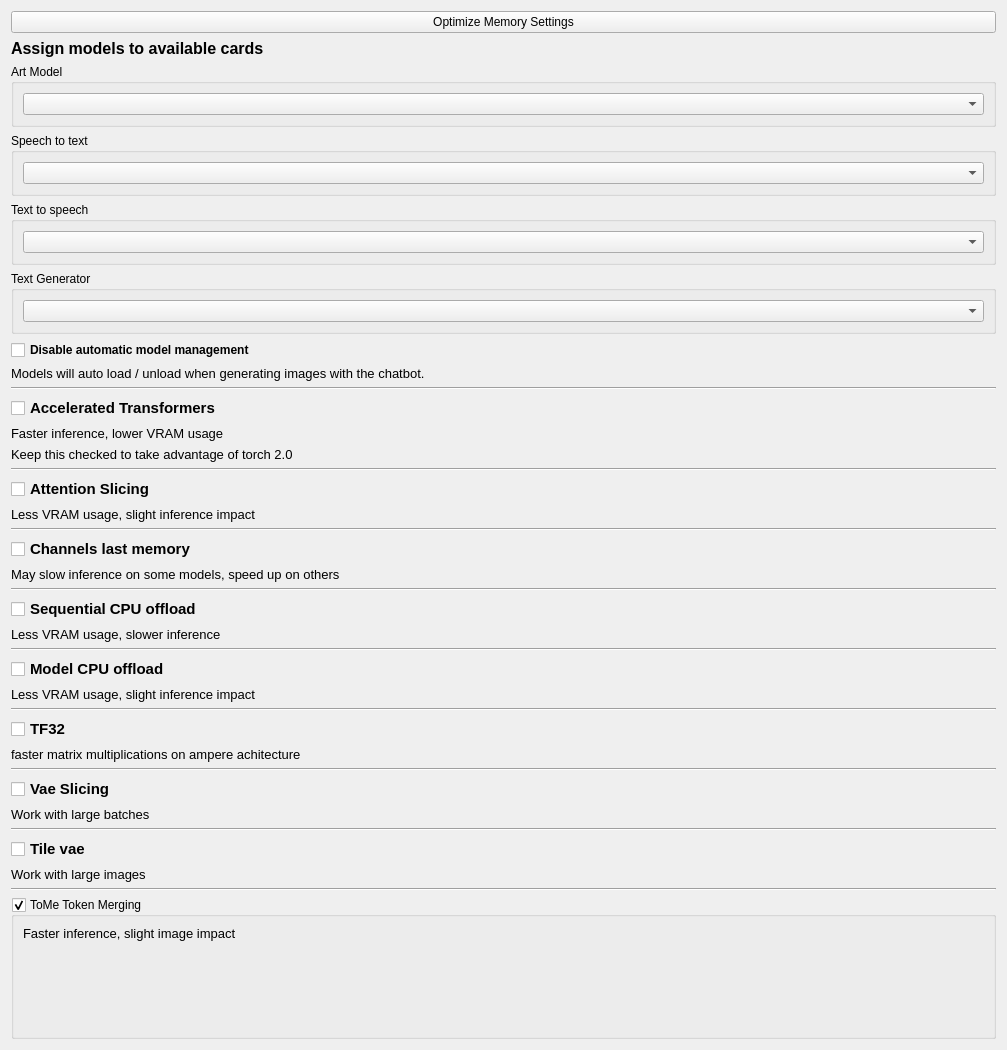
<?xml version="1.0" encoding="UTF-8"?>
<ui version="4.0">
 <class>memory_preferences</class>
 <widget class="QWidget" name="memory_preferences">
  <property name="geometry">
   <rect>
    <x>0</x>
    <y>0</y>
    <width>1007</width>
    <height>1050</height>
   </rect>
  </property>
  <property name="windowTitle">
   <string>Form</string>
  </property>
  <layout class="QGridLayout" name="gridLayout">
   <item row="5" column="0" colspan="5">
    <widget class="Line" name="line_7">
     <property name="orientation">
      <enum>Qt::Orientation::Horizontal</enum>
     </property>
    </widget>
   </item>
   <item row="28" column="0" colspan="5">
    <widget class="Line" name="line_2">
     <property name="orientation">
      <enum>Qt::Orientation::Horizontal</enum>
     </property>
    </widget>
   </item>
   <item row="12" column="0" colspan="5">
    <widget class="Line" name="line_8">
     <property name="orientation">
      <enum>Qt::Orientation::Horizontal</enum>
     </property>
    </widget>
   </item>
   <item row="25" column="0" colspan="5">
    <widget class="Line" name="line">
     <property name="orientation">
      <enum>Qt::Orientation::Horizontal</enum>
     </property>
    </widget>
   </item>
   <item row="29" column="0" colspan="3">
    <widget class="QCheckBox" name="enable_model_cpu_offload">
     <property name="font">
      <font>
       <pointsize>11</pointsize>
       <bold>true</bold>
      </font>
     </property>
     <property name="toolTip">
      <string>&lt;html&gt;&lt;head/&gt;&lt;body&gt;&lt;p&gt;&lt;span style=&quot; font-weight:400;&quot;&gt;Use with attention slicing for lower memory consumption.&lt;/span&gt;&lt;/p&gt;&lt;p&gt;&lt;span style=&quot; font-weight:400;&quot;&gt;Moves whole models to the GPU, instead of handling each model’s constituent &lt;/span&gt;&lt;span style=&quot; font-weight:400; font-style:italic;&quot;&gt;modules&lt;/span&gt;&lt;span style=&quot; font-weight:400;&quot;&gt;. This results in a negligible impact on inference time (compared with moving the pipeline to &lt;/span&gt;&lt;span style=&quot; font-family:'monospace'; font-weight:400;&quot;&gt;cuda&lt;/span&gt;&lt;span style=&quot; font-weight:400;&quot;&gt;), while still providing some memory savings.&lt;/span&gt;&lt;/p&gt;&lt;/body&gt;&lt;/html&gt;</string>
     </property>
     <property name="text">
      <string>Model CPU offload</string>
     </property>
    </widget>
   </item>
   <item row="35" column="0" colspan="2">
    <widget class="QCheckBox" name="use_enable_vae_slicing">
     <property name="font">
      <font>
       <pointsize>11</pointsize>
       <bold>true</bold>
      </font>
     </property>
     <property name="toolTip">
      <string>&lt;html&gt;&lt;head/&gt;&lt;body&gt;&lt;p&gt;&lt;span style=&quot; font-weight:400;&quot;&gt;Use with Attention Slicing or Xformers&lt;/span&gt;&lt;/p&gt;&lt;p&gt;&lt;span style=&quot; font-weight:400;&quot;&gt;Decode large batches of images with limited VRAM, or to enable batches with 32 images or more.&lt;/span&gt;&lt;/p&gt;&lt;/body&gt;&lt;/html&gt;</string>
     </property>
     <property name="text">
      <string>Vae Slicing</string>
     </property>
    </widget>
   </item>
   <item row="14" column="0" rowspan="2" colspan="2">
    <widget class="QCheckBox" name="use_attention_slicing">
     <property name="font">
      <font>
       <pointsize>11</pointsize>
       <bold>true</bold>
      </font>
     </property>
     <property name="toolTip">
      <string>&lt;html&gt;&lt;head/&gt;&lt;body&gt;&lt;p&gt;&lt;span style=&quot; font-weight:400;&quot;&gt;Perform computation in steps instead of all at once.&lt;/span&gt;&lt;/p&gt;&lt;p&gt;&lt;span style=&quot; font-weight:400;&quot;&gt;About 10% slower inference times.&lt;/span&gt;&lt;/p&gt;&lt;p&gt;&lt;span style=&quot; font-weight:400;&quot;&gt;Uses as little as 3.2 GB of VRAM.&lt;/span&gt;&lt;/p&gt;&lt;/body&gt;&lt;/html&gt;</string>
     </property>
     <property name="text">
      <string>Attention Slicing</string>
     </property>
    </widget>
   </item>
   <item row="38" column="0" colspan="2">
    <widget class="QCheckBox" name="use_tiled_vae">
     <property name="font">
      <font>
       <pointsize>11</pointsize>
       <bold>true</bold>
      </font>
     </property>
     <property name="toolTip">
      <string>&lt;html&gt;&lt;head/&gt;&lt;body&gt;&lt;p&gt;&lt;span style=&quot; font-weight:400;&quot;&gt;Use with Attention Slicing or Xformers&lt;/span&gt;&lt;/p&gt;&lt;p&gt;&lt;span style=&quot; font-weight:400;&quot;&gt;Makes it possible to work with large images on limited VRAM. Splits image into overlapping tiles, decodes tiles, blends outputs to make final image.&lt;/span&gt;&lt;/p&gt;&lt;/body&gt;&lt;/html&gt;</string>
     </property>
     <property name="text">
      <string>Tile vae</string>
     </property>
    </widget>
   </item>
   <item row="36" column="0" colspan="2">
    <widget class="QLabel" name="label_6">
     <property name="font">
      <font>
       <pointsize>10</pointsize>
       <italic>false</italic>
      </font>
     </property>
     <property name="text">
      <string>Work with large batches</string>
     </property>
     <property name="indent">
      <number>-1</number>
     </property>
    </widget>
   </item>
   <item row="2" column="0" colspan="5">
    <layout class="QVBoxLayout" name="verticalLayout">
     <item>
      <widget class="QGroupBox" name="groupBox">
       <property name="title">
        <string>Art Model</string>
       </property>
       <layout class="QGridLayout" name="gridLayout_3">
        <item row="0" column="0">
         <widget class="QComboBox" name="sd_combobox"/>
        </item>
       </layout>
      </widget>
     </item>
     <item>
      <widget class="QGroupBox" name="groupBox_4">
       <property name="title">
        <string>Speech to text</string>
       </property>
       <layout class="QGridLayout" name="gridLayout_6">
        <item row="0" column="0">
         <widget class="QComboBox" name="stt_combobox"/>
        </item>
       </layout>
      </widget>
     </item>
     <item>
      <widget class="QGroupBox" name="groupBox_3">
       <property name="title">
        <string>Text to speech</string>
       </property>
       <layout class="QGridLayout" name="gridLayout_5">
        <item row="0" column="0">
         <widget class="QComboBox" name="tts_combobox"/>
        </item>
       </layout>
      </widget>
     </item>
     <item>
      <widget class="QGroupBox" name="groupBox_2">
       <property name="title">
        <string>Text Generator</string>
       </property>
       <layout class="QGridLayout" name="gridLayout_4">
        <item row="0" column="0">
         <widget class="QComboBox" name="llm_combobox"/>
        </item>
       </layout>
      </widget>
     </item>
    </layout>
   </item>
   <item row="1" column="0" colspan="5">
    <widget class="QLabel" name="label_11">
     <property name="font">
      <font>
       <pointsize>12</pointsize>
       <bold>true</bold>
      </font>
     </property>
     <property name="text">
      <string>Assign models to available cards</string>
     </property>
    </widget>
   </item>
   <item row="10" column="0" colspan="5">
    <widget class="QLabel" name="label_9">
     <property name="font">
      <font>
       <pointsize>10</pointsize>
      </font>
     </property>
     <property name="text">
      <string>Keep this checked to take advantage of torch 2.0</string>
     </property>
    </widget>
   </item>
   <item row="20" column="0" rowspan="2" colspan="4">
    <widget class="QCheckBox" name="use_lastchannels">
     <property name="font">
      <font>
       <pointsize>11</pointsize>
       <bold>true</bold>
      </font>
     </property>
     <property name="toolTip">
      <string>&lt;html&gt;&lt;head/&gt;&lt;body&gt;&lt;p&gt;&lt;span style=&quot; font-weight:400;&quot;&gt;Alternative way of ordering NCHW tensors in memory preserving dimensions ordering. Channels last tensors ordered in such a way that channels become the densest dimension (aka storing images pixel-per-pixel). &lt;/span&gt;&lt;/p&gt;&lt;p&gt;&lt;span style=&quot; font-weight:400;&quot;&gt;Since not all operators currently support channels last format it may result in a worst performance, so it’s better to try it and see if it works for your model.&lt;/span&gt;&lt;/p&gt;&lt;/body&gt;&lt;/html&gt;</string>
     </property>
     <property name="text">
      <string>Channels last memory</string>
     </property>
    </widget>
   </item>
   <item row="32" column="0" colspan="2">
    <widget class="QCheckBox" name="use_tf32">
     <property name="font">
      <font>
       <pointsize>11</pointsize>
       <bold>true</bold>
      </font>
     </property>
     <property name="toolTip">
      <string>&lt;html&gt;&lt;head/&gt;&lt;body&gt;&lt;p&gt;&lt;span style=&quot; font-weight:400;&quot;&gt;On Ampere and later CUDA devices matrix multiplications and convolutions can use the TensorFloat32 (TF32) mode for faster but slightly less accurate computations.&lt;/span&gt;&lt;/p&gt;&lt;/body&gt;&lt;/html&gt;</string>
     </property>
     <property name="text">
      <string>TF32</string>
     </property>
    </widget>
   </item>
   <item row="27" column="0" colspan="5">
    <widget class="QLabel" name="label">
     <property name="font">
      <font>
       <pointsize>10</pointsize>
       <italic>false</italic>
      </font>
     </property>
     <property name="text">
      <string>Less VRAM usage, slower inference</string>
     </property>
     <property name="indent">
      <number>-1</number>
     </property>
    </widget>
   </item>
   <item row="30" column="0" colspan="5">
    <widget class="QLabel" name="label_2">
     <property name="font">
      <font>
       <pointsize>10</pointsize>
       <italic>false</italic>
      </font>
     </property>
     <property name="text">
      <string>Less VRAM usage, slight inference impact</string>
     </property>
     <property name="indent">
      <number>-1</number>
     </property>
    </widget>
   </item>
   <item row="6" column="0" colspan="5">
    <widget class="QCheckBox" name="use_accelerated_transformers">
     <property name="font">
      <font>
       <pointsize>11</pointsize>
       <bold>true</bold>
      </font>
     </property>
     <property name="toolTip">
      <string>&lt;html&gt;&lt;head/&gt;&lt;body&gt;&lt;p&gt;&lt;span style=&quot; font-weight:400;&quot;&gt;Optimized and memory-efficient attention implementation.&lt;/span&gt;&lt;/p&gt;&lt;/body&gt;&lt;/html&gt;</string>
     </property>
     <property name="text">
      <string>Accelerated Transformers</string>
     </property>
    </widget>
   </item>
   <item row="40" column="0" colspan="5">
    <widget class="Line" name="line_9">
     <property name="orientation">
      <enum>Qt::Orientation::Horizontal</enum>
     </property>
    </widget>
   </item>
   <item row="39" column="0" colspan="2">
    <widget class="QLabel" name="label_7">
     <property name="font">
      <font>
       <pointsize>10</pointsize>
       <italic>false</italic>
      </font>
     </property>
     <property name="text">
      <string>Work with large images</string>
     </property>
     <property name="indent">
      <number>-1</number>
     </property>
    </widget>
   </item>
   <item row="19" column="0" colspan="5">
    <widget class="Line" name="line_4">
     <property name="orientation">
      <enum>Qt::Orientation::Horizontal</enum>
     </property>
    </widget>
   </item>
   <item row="3" column="0">
    <widget class="QCheckBox" name="prevent_unload_on_llm_image_generation">
     <property name="font">
      <font>
       <bold>true</bold>
      </font>
     </property>
     <property name="text">
      <string>Disable automatic model management</string>
     </property>
    </widget>
   </item>
   <item row="26" column="0" colspan="5">
    <widget class="QCheckBox" name="use_enable_sequential_cpu_offload">
     <property name="font">
      <font>
       <pointsize>11</pointsize>
       <bold>true</bold>
      </font>
     </property>
     <property name="toolTip">
      <string>&lt;html&gt;&lt;head/&gt;&lt;body&gt;&lt;p&gt;&lt;span style=&quot; font-weight:400;&quot;&gt;Use with &lt;/span&gt;attention slicing&lt;span style=&quot; font-weight:400;&quot;&gt; for lower memory consumption.&lt;/span&gt;&lt;/p&gt;&lt;p&gt;&lt;span style=&quot; font-weight:400;&quot;&gt;Offloads the weights to CPU and only load them to GPU when performing the forward pass for memory savings.&lt;/span&gt;&lt;/p&gt;&lt;/body&gt;&lt;/html&gt;</string>
     </property>
     <property name="text">
      <string>Sequential CPU offload</string>
     </property>
    </widget>
   </item>
   <item row="41" column="0" colspan="5">
    <widget class="QGroupBox" name="use_tome">
     <property name="sizePolicy">
      <sizepolicy hsizetype="Preferred" vsizetype="MinimumExpanding">
       <horstretch>0</horstretch>
       <verstretch>75</verstretch>
      </sizepolicy>
     </property>
     <property name="toolTip">
      <string>Merge redundant tokens for faster inference. May result in slight reduction in image quality.</string>
     </property>
     <property name="title">
      <string>ToMe Token Merging</string>
     </property>
     <property name="checkable">
      <bool>true</bool>
     </property>
     <layout class="QGridLayout" name="gridLayout_2">
      <item row="1" column="0">
       <widget class="SliderWidget" name="tome_sd_ratio" native="true">
        <property name="minimumSize">
         <size>
          <width>0</width>
          <height>20</height>
         </size>
        </property>
        <property name="label_text" stdset="0">
         <string>Ratio</string>
        </property>
        <property name="slider_callback" stdset="0">
         <string notr="true">tome_sd_ratio_value_change</string>
        </property>
        <property name="current_value" stdset="0">
         <number>1000</number>
        </property>
        <property name="slider_maximum" stdset="0">
         <number>1000</number>
        </property>
        <property name="spinbox_maximum" stdset="0">
         <double>1.000000000000000</double>
        </property>
        <property name="display_as_float" stdset="0">
         <bool>true</bool>
        </property>
        <property name="spinbox_single_step" stdset="0">
         <double>0.010000000000000</double>
        </property>
        <property name="spinbox_page_step" stdset="0">
         <double>0.100000000000000</double>
        </property>
        <property name="spinbox_minimum" stdset="0">
         <double>0.000000000000000</double>
        </property>
        <property name="slider_minimum" stdset="0">
         <number>0</number>
        </property>
        <property name="settings_property" stdset="0">
         <string>memory_settings.tome_sd_ratio</string>
        </property>
       </widget>
      </item>
      <item row="0" column="0">
       <widget class="QLabel" name="label_10">
        <property name="font">
         <font>
          <pointsize>10</pointsize>
         </font>
        </property>
        <property name="text">
         <string>Faster inference, slight image impact</string>
        </property>
       </widget>
      </item>
      <item row="2" column="0">
       <spacer name="verticalSpacer">
        <property name="orientation">
         <enum>Qt::Orientation::Vertical</enum>
        </property>
        <property name="sizeHint" stdset="0">
         <size>
          <width>624</width>
          <height>13</height>
         </size>
        </property>
       </spacer>
      </item>
     </layout>
    </widget>
   </item>
   <item row="8" column="0" colspan="5">
    <widget class="QLabel" name="label_8">
     <property name="font">
      <font>
       <pointsize>10</pointsize>
       <italic>false</italic>
      </font>
     </property>
     <property name="text">
      <string>Faster inference, lower VRAM usage</string>
     </property>
     <property name="indent">
      <number>-1</number>
     </property>
    </widget>
   </item>
   <item row="17" column="0" colspan="5">
    <widget class="QLabel" name="label_4">
     <property name="font">
      <font>
       <pointsize>10</pointsize>
       <italic>false</italic>
      </font>
     </property>
     <property name="text">
      <string>Less VRAM usage, slight inference impact</string>
     </property>
     <property name="indent">
      <number>-1</number>
     </property>
    </widget>
   </item>
   <item row="23" column="0" colspan="5">
    <widget class="QLabel" name="label_3">
     <property name="font">
      <font>
       <pointsize>10</pointsize>
       <italic>false</italic>
      </font>
     </property>
     <property name="text">
      <string>May slow inference on some models, speed up on others</string>
     </property>
     <property name="indent">
      <number>-1</number>
     </property>
    </widget>
   </item>
   <item row="34" column="0" colspan="5">
    <widget class="Line" name="line_5">
     <property name="orientation">
      <enum>Qt::Orientation::Horizontal</enum>
     </property>
    </widget>
   </item>
   <item row="33" column="0" colspan="5">
    <widget class="QLabel" name="label_5">
     <property name="font">
      <font>
       <pointsize>10</pointsize>
       <italic>false</italic>
      </font>
     </property>
     <property name="text">
      <string>faster matrix multiplications on ampere achitecture</string>
     </property>
     <property name="indent">
      <number>-1</number>
     </property>
    </widget>
   </item>
   <item row="31" column="0" colspan="5">
    <widget class="Line" name="line_3">
     <property name="orientation">
      <enum>Qt::Orientation::Horizontal</enum>
     </property>
    </widget>
   </item>
   <item row="37" column="0" colspan="5">
    <widget class="Line" name="line_6">
     <property name="orientation">
      <enum>Qt::Orientation::Horizontal</enum>
     </property>
    </widget>
   </item>
   <item row="0" column="0" colspan="5">
    <widget class="QPushButton" name="optimize_memory_button">
     <property name="text">
      <string>Optimize Memory Settings</string>
     </property>
    </widget>
   </item>
   <item row="4" column="0" colspan="5">
    <widget class="QLabel" name="label_12">
     <property name="font">
      <font>
       <pointsize>10</pointsize>
      </font>
     </property>
     <property name="text">
      <string>Models will auto load / unload when generating images with the chatbot.</string>
     </property>
    </widget>
   </item>
  </layout>
 </widget>
 <customwidgets>
  <customwidget>
   <class>SliderWidget</class>
   <extends>QWidget</extends>
   <header>airunner/gui/widgets/slider/slider_widget</header>
   <container>1</container>
  </customwidget>
 </customwidgets>
 <resources/>
 <connections>
  <connection>
   <sender>use_enable_vae_slicing</sender>
   <signal>toggled(bool)</signal>
   <receiver>memory_preferences</receiver>
   <slot>action_toggled_vae_slicing(bool)</slot>
   <hints>
    <hint type="sourcelabel">
     <x>130</x>
     <y>836</y>
    </hint>
    <hint type="destinationlabel">
     <x>0</x>
     <y>388</y>
    </hint>
   </hints>
  </connection>
  <connection>
   <sender>use_tiled_vae</sender>
   <signal>toggled(bool)</signal>
   <receiver>memory_preferences</receiver>
   <slot>action_toggled_tile_vae(bool)</slot>
   <hints>
    <hint type="sourcelabel">
     <x>77</x>
     <y>897</y>
    </hint>
    <hint type="destinationlabel">
     <x>0</x>
     <y>440</y>
    </hint>
   </hints>
  </connection>
  <connection>
   <sender>use_tf32</sender>
   <signal>toggled(bool)</signal>
   <receiver>memory_preferences</receiver>
   <slot>action_toggled_tf32(bool)</slot>
   <hints>
    <hint type="sourcelabel">
     <x>74</x>
     <y>775</y>
    </hint>
    <hint type="destinationlabel">
     <x>0</x>
     <y>318</y>
    </hint>
   </hints>
  </connection>
  <connection>
   <sender>use_enable_sequential_cpu_offload</sender>
   <signal>toggled(bool)</signal>
   <receiver>memory_preferences</receiver>
   <slot>action_toggled_sequential_cpu_offload(bool)</slot>
   <hints>
    <hint type="sourcelabel">
     <x>161</x>
     <y>653</y>
    </hint>
    <hint type="destinationlabel">
     <x>258</x>
     <y>0</y>
    </hint>
   </hints>
  </connection>
  <connection>
   <sender>use_accelerated_transformers</sender>
   <signal>toggled(bool)</signal>
   <receiver>memory_preferences</receiver>
   <slot>action_toggled_accelerated_transformers(bool)</slot>
   <hints>
    <hint type="sourcelabel">
     <x>172</x>
     <y>448</y>
    </hint>
    <hint type="destinationlabel">
     <x>5</x>
     <y>5</y>
    </hint>
   </hints>
  </connection>
  <connection>
   <sender>optimize_memory_button</sender>
   <signal>clicked()</signal>
   <receiver>memory_preferences</receiver>
   <slot>action_button_clicked_optimize_memory_settings()</slot>
   <hints>
    <hint type="sourcelabel">
     <x>155</x>
     <y>28</y>
    </hint>
    <hint type="destinationlabel">
     <x>176</x>
     <y>0</y>
    </hint>
   </hints>
  </connection>
  <connection>
   <sender>use_lastchannels</sender>
   <signal>toggled(bool)</signal>
   <receiver>memory_preferences</receiver>
   <slot>action_toggled_last_memory(bool)</slot>
   <hints>
    <hint type="sourcelabel">
     <x>200</x>
     <y>592</y>
    </hint>
    <hint type="destinationlabel">
     <x>271</x>
     <y>6</y>
    </hint>
   </hints>
  </connection>
  <connection>
   <sender>use_attention_slicing</sender>
   <signal>toggled(bool)</signal>
   <receiver>memory_preferences</receiver>
   <slot>action_toggled_attention_slicing(bool)</slot>
   <hints>
    <hint type="sourcelabel">
     <x>123</x>
     <y>531</y>
    </hint>
    <hint type="destinationlabel">
     <x>2</x>
     <y>39</y>
    </hint>
   </hints>
  </connection>
  <connection>
   <sender>enable_model_cpu_offload</sender>
   <signal>toggled(bool)</signal>
   <receiver>memory_preferences</receiver>
   <slot>action_toggled_model_cpu_offload(bool)</slot>
   <hints>
    <hint type="sourcelabel">
     <x>121</x>
     <y>714</y>
    </hint>
    <hint type="destinationlabel">
     <x>53</x>
     <y>0</y>
    </hint>
   </hints>
  </connection>
  <connection>
   <sender>sd_combobox</sender>
   <signal>currentTextChanged(QString)</signal>
   <receiver>memory_preferences</receiver>
   <slot>action_changed_sd_combobox(QString)</slot>
   <hints>
    <hint type="sourcelabel">
     <x>87</x>
     <y>115</y>
    </hint>
    <hint type="destinationlabel">
     <x>582</x>
     <y>0</y>
    </hint>
   </hints>
  </connection>
  <connection>
   <sender>llm_combobox</sender>
   <signal>currentTextChanged(QString)</signal>
   <receiver>memory_preferences</receiver>
   <slot>action_changed_llm_combobox(QString)</slot>
   <hints>
    <hint type="sourcelabel">
     <x>381</x>
     <y>344</y>
    </hint>
    <hint type="destinationlabel">
     <x>686</x>
     <y>2</y>
    </hint>
   </hints>
  </connection>
  <connection>
   <sender>tts_combobox</sender>
   <signal>currentTextChanged(QString)</signal>
   <receiver>memory_preferences</receiver>
   <slot>action_changed_tts_combobox(QString)</slot>
   <hints>
    <hint type="sourcelabel">
     <x>661</x>
     <y>271</y>
    </hint>
    <hint type="destinationlabel">
     <x>665</x>
     <y>17</y>
    </hint>
   </hints>
  </connection>
  <connection>
   <sender>stt_combobox</sender>
   <signal>currentTextChanged(QString)</signal>
   <receiver>memory_preferences</receiver>
   <slot>action_changed_stt_combobox(QString)</slot>
   <hints>
    <hint type="sourcelabel">
     <x>834</x>
     <y>196</y>
    </hint>
    <hint type="destinationlabel">
     <x>587</x>
     <y>17</y>
    </hint>
   </hints>
  </connection>
  <connection>
   <sender>use_tome</sender>
   <signal>toggled(bool)</signal>
   <receiver>memory_preferences</receiver>
   <slot>action_toggled_tome(bool)</slot>
   <hints>
    <hint type="sourcelabel">
     <x>54</x>
     <y>1040</y>
    </hint>
    <hint type="destinationlabel">
     <x>0</x>
     <y>861</y>
    </hint>
   </hints>
  </connection>
 </connections>
 <slots>
  <slot>action_button_clicked_optimize_memory_settings()</slot>
  <slot>action_toggled_accelerated_transformers(bool)</slot>
  <slot>action_toggled_attention_slicing(bool)</slot>
  <slot>action_toggled_last_memory(bool)</slot>
  <slot>action_toggled_sequential_cpu_offload(bool)</slot>
  <slot>action_toggled_model_cpu_offload(bool)</slot>
  <slot>action_toggled_tf32(bool)</slot>
  <slot>action_toggled_vae_slicing(bool)</slot>
  <slot>action_toggled_tile_vae(bool)</slot>
  <slot>action_toggled_tome(bool)</slot>
  <slot>action_changed_sd_combobox(QString)</slot>
  <slot>action_changed_llm_combobox(QString)</slot>
  <slot>action_changed_stt_combobox(QString)</slot>
  <slot>action_changed_tts_combobox(QString)</slot>
  <slot>action_toggled_use_tome(bool)</slot>
  <slot>action_toggled_prevent_unload_on_llm_image_generation(bool)</slot>
 </slots>
</ui>
